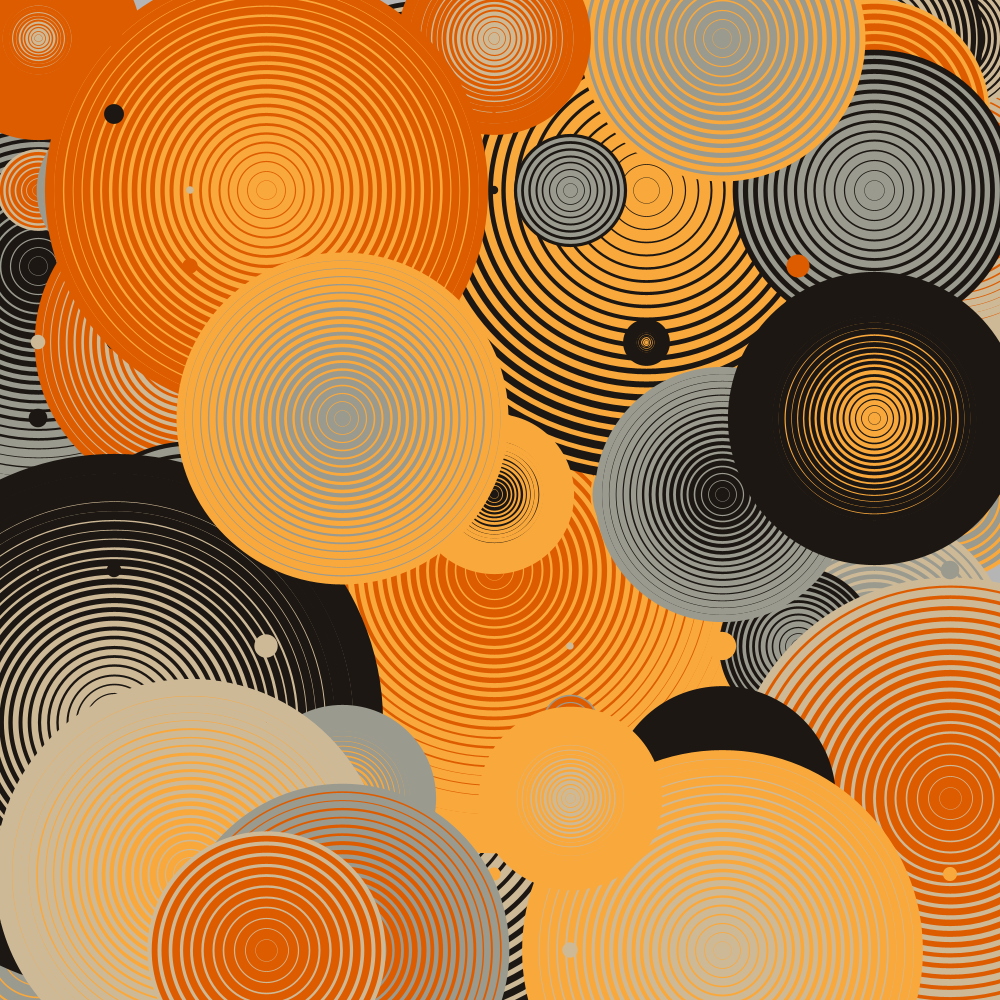
Frame 1 (no input)
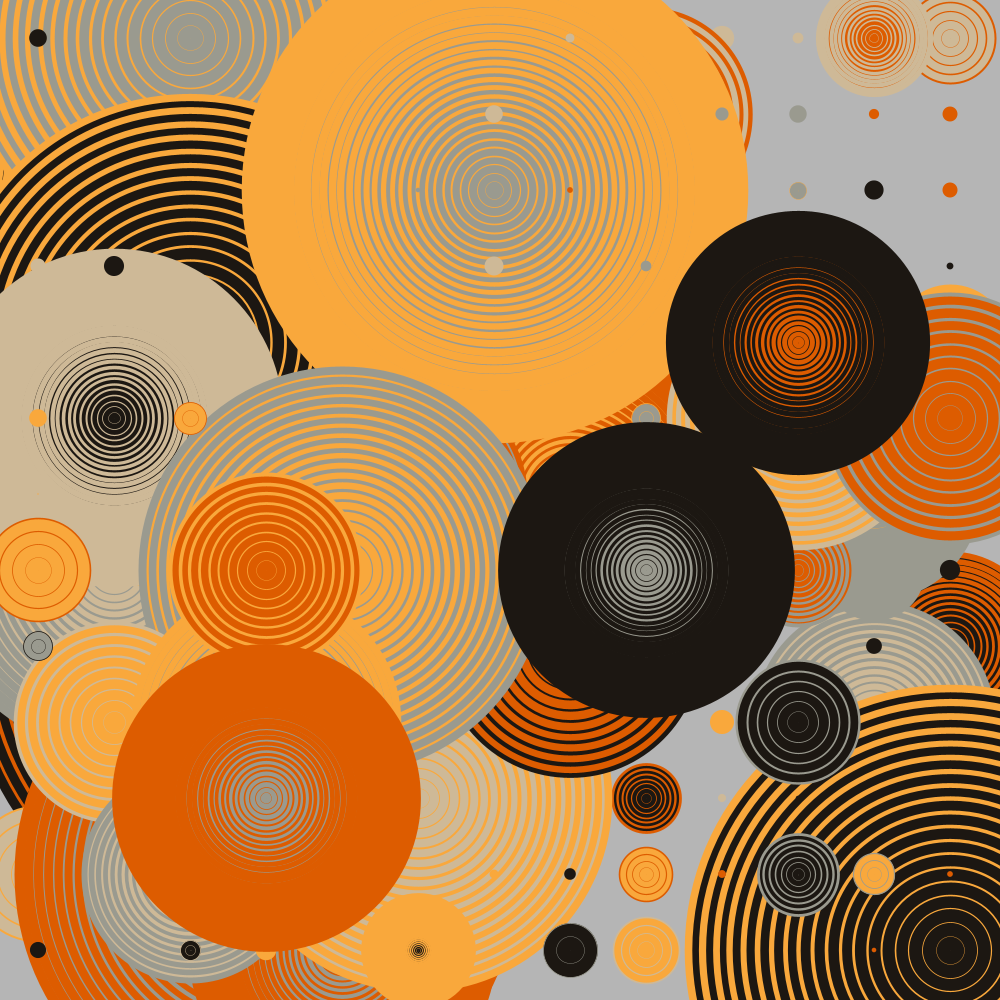
Frame 2 (the mouse pressed at the canvas centre, redrawn once)

The Processing sketch that drew these frames (run headless with seeded random() and noise(); the mouse was pressed at the canvas centre and the sketch redrawn once):

// Processing sketch: sketch_210615a
// ── sketch_210615a.pde
import java.util.*;
import java.util.UUID;



int scale = 75;
float variance = .4;
int screenshotCount=1;
String screenshotSet = UUID.randomUUID().toString();
int cols, rows, gH, gW;

// https://colorpalettes.net/color-palette-4269/

color[] colors  = new int[5];

void setup()
{
  size(1000, 1000);

  cols = ceil(width/scale);
  rows = ceil(height/scale);
  gH = ceil(width/cols);
  gW = ceil(height/rows);
  colorMode(HSB, 359, 99, 99, 255);
  color c1 = color(60, 7, 60, 255);
  color c2 = color(37, 26, 80, 255);
  color c3 = color(34, 75, 97, 255);
  color c4 = color(25, 100, 86, 255);
  color c5 = color(27, 33, 11, 255);
  colors[0] = c1;
  colors[1] = c2;
  colors[2] = c3;
  colors[3] = c4;
  colors[4] = c5;


}

void cell(int x, int y, int w, int h, int c1, int c2, int c3) {

  float w1 = random(w*variance);
  float h1 = random(h*variance);
  float avHW = (w1+h1)/2;
  int loops = int(random(scale*variance));
  int type = int(random(2));

  if (type == 0 ) {
    fill(colors[c2]);
    stroke(colors[c1]);
    strokeWeight(1);
    for(int i = loops; i >= 0; i--) {
      if(i == loops) {
        fill(colors[c2]);
      } else {
        noFill();
      }
      strokeWeight(i*variance);
      ellipse(x+w/2+noise(w1),y+h/2+noise(h1), avHW*i+noise(w1), avHW*i+noise(h1));
    }
  }

  if (type == 1) {
    noStroke();
    fill(colors[c1]);

    ellipse(x+w/2, y+h/2, avHW, avHW);
  }
}

void draw()
{



    noLoop();
    noStroke();
    noFill();
    background(255);
    int coordStart = 0;
    // create an array of all the x and y coordinates
    int[][] coordinates = new int[rows*cols][];
    for(int r = 0; r < rows; r++) {
      for(int c = 0; c < cols; c++) {
        coordinates[coordStart] = new int[] {r, c};
        coordStart++;


      }
    }
    // create an array to get random coordinates from
    ArrayList<Integer> randCoord = new ArrayList<Integer>();
    for(int i = 0; i < coordinates.length; i++)
    {
      randCoord.add(i);
    }
    Collections.shuffle(randCoord);
    for(int i=0; i < coordinates.length; i++) {
      int r = coordinates[randCoord.get(i)][0];
      int c = coordinates[randCoord.get(i)][1];

      // select random colors from the colors set
      ArrayList<Integer> colorNumbers = new ArrayList<Integer>();
      for(int ci = 0; ci < colors.length; ci++)
      {
        colorNumbers.add(ci);
      }
      Collections.shuffle(colorNumbers);
      int cr1 = colorNumbers.get(0);
      int cr2 = colorNumbers.get(1);
      int cr3 = colorNumbers.get(2);


      cell(c*gW, r*gH, gH, gW, cr1, cr2, cr3);


    }
}

void keyPressed() {
  if(key == 's') {
    save("result-"+nf(height)+"-"+nf(width)+"-"+nf(rows)+"-"+nf(cols)+"-"+screenshotSet+"-"+nf(screenshotCount,4)+".png");
    screenshotCount++;
  }
  if(keyCode == 10) {
    redraw();
  }
}
